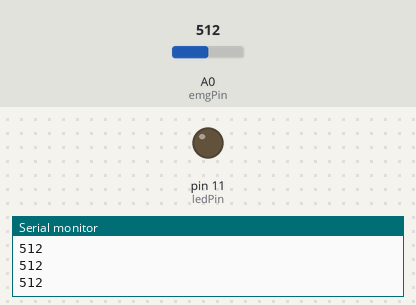
A sketch run on a simulated Arduino Uno, built with avr-gcc and run on an emulated ATmega328P. On the bench: output pins drawn as LEDs (lit = HIGH), the last lines printed to the serial monitor. Inputs (shaded band) come from the test bench; at power-on: A0 (emgPin) = 512.

Above: at 1.2 s.
1.3 s: A0 (emgPin) set to 523
2.8 s: A0 (emgPin) set to 544
At 3.5 s:
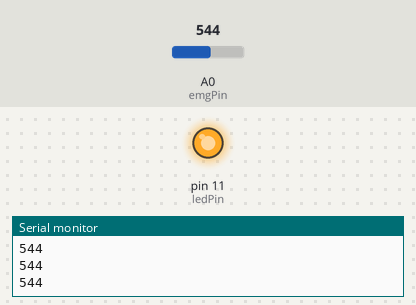
4.3 s: A0 (emgPin) set to 520
At 5.5 s:
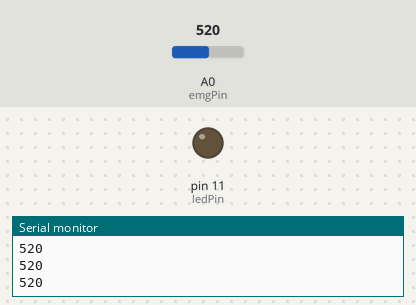
5.8 s: A0 (emgPin) set to 540
At 6.8 s:
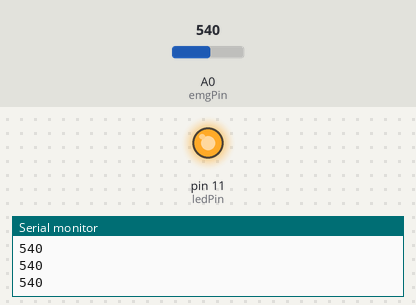
Timing chart, 0 to 8.3 s (numbered marks = the images above; inputs shaded):
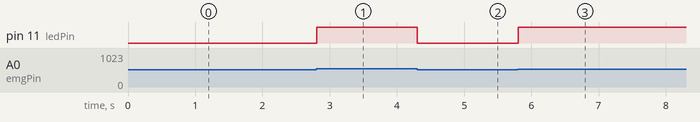

The sketch:

morsecode_and_you_sketch.ino
```cpp
const int emgPin = A0;    // BioAmp EXG Pill OUT
const int ledPin = 11;    // LED anode via resistor to D11

// Adjust based on your baseline EMG values
int threshold = 530;

void setup() {
  pinMode(ledPin, OUTPUT);
  Serial.begin(9600);  // For debugging values
}

void loop() {
  int emgValue = analogRead(emgPin);

  Serial.println(emgValue);  // See raw values in Serial Monitor

  if (emgValue > threshold) {
    digitalWrite(ledPin, HIGH);  // Contracted muscle -> LED ON
  } else {
    digitalWrite(ledPin, LOW);   // Relaxed muscle -> LED OFF
  }

  delay(10);
}
```

Measured:
- the behaviour switches between 530 and 531 on A0 (emgPin) (found by bisection; images 0 and 1)
- after the input at 2.8 s, pin 11 (ledPin): LOW → HIGH at once
- after the input at 4.3 s, pin 11 (ledPin): HIGH → LOW at once
- after the input at 5.8 s, pin 11 (ledPin): LOW → HIGH at once
